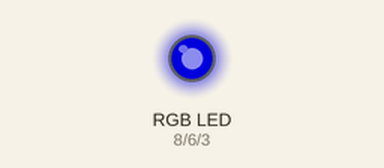
Simulated run of this sketch. Board: Arduino Uno, built with avr-gcc and run on an emulated ATmega328P. On the bench: an RGB LED mixed from three pins (HIGH = lit). Dim RGB values are drawn brighter than linear; what the sketch prints to the serial monitor is not drawn.

Above: at 0.16 s.
At 3.49 s:
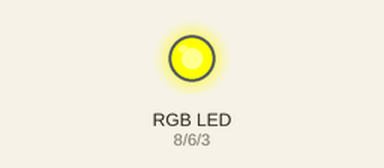
At 5.31 s:
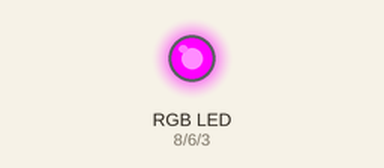
At 9.87 s:
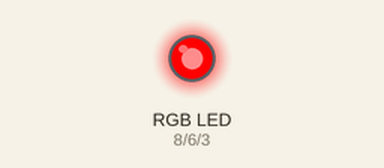
At 19.3 s:
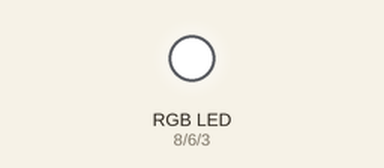
At 39.37 s:
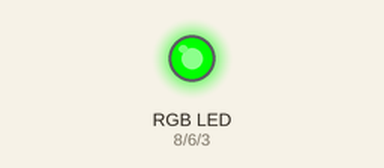
Timing chart, 0 to 40.0 s (numbered marks = the images above):
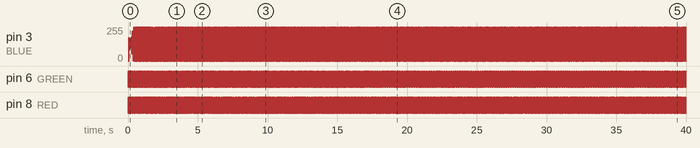

The sketch:

06_changing_task_own_priority_runtime.ino
```cpp
// will be using Task Handle Parameter in the xTaskCreate structure function
// DONT ADD DELAY AND OBSERVE THE OUTPUT
// LED REMAINS "ON" when the "while loop" executes one time and changes the priority of a task to higher and then doesnt executed further!!!!!!!
// The hardware is stuck on the "ON" part of the toggle condition :)

#include <Arduino_FreeRTOS.h>

#define RED   8
#define GREEN 6
#define BLUE  3

typedef int TaskProfiler;
TaskProfiler RedLEDTaskProfiler;
TaskProfiler GreenLEDTaskProfiler;
TaskProfiler BlueLEDTaskProfiler;

TaskHandle_t red_Handle, green_Handle, blue_Handle;

void setup() {
  // put your setup code here, to run once:

  Serial.begin(9600);
  xTaskCreate(BlueLEDController, "Blue LED", 100, NULL, 1 ,&blue_Handle);
  xTaskCreate(redLEDController, "Red LED", 100, NULL, 1 ,&red_Handle);
  xTaskCreate(GreenLEDController, "Green LED", 100, NULL, 1 ,&green_Handle);


}

void redLEDController(void *pvParameters){

  pinMode(RED, OUTPUT);

  while(1){
    digitalWrite(RED, digitalRead(RED)^1);
    vTaskPrioritySet(green_Handle, 3);


    RedLEDTaskProfiler++;
    Serial.println("Red LED");
    Serial.println(RedLEDTaskProfiler);
    //delay(500);
  }

}


void GreenLEDController(void *pvParameters){

  pinMode(GREEN, OUTPUT);

  while(1){
    digitalWrite(GREEN, digitalRead(GREEN)^1);
    //vTaskPrioritySet(green_Handle, 3);


    GreenLEDTaskProfiler++;
    Serial.println("Green LED");
    Serial.println(GreenLEDTaskProfiler);
    //delay(500);

  }
}


void BlueLEDController(void *pvParameters){

  pinMode(BLUE, OUTPUT);

  while(1){
    digitalWrite(BLUE, digitalRead(BLUE)^1);
    vTaskPrioritySet(red_Handle, 3);

    BlueLEDTaskProfiler++;
    Serial.println("Blue LED");
    Serial.println(BlueLEDTaskProfiler);
    //delay(500);
  }
}


void loop() {
  // put your main code here, to run repeatedly:

}
```
